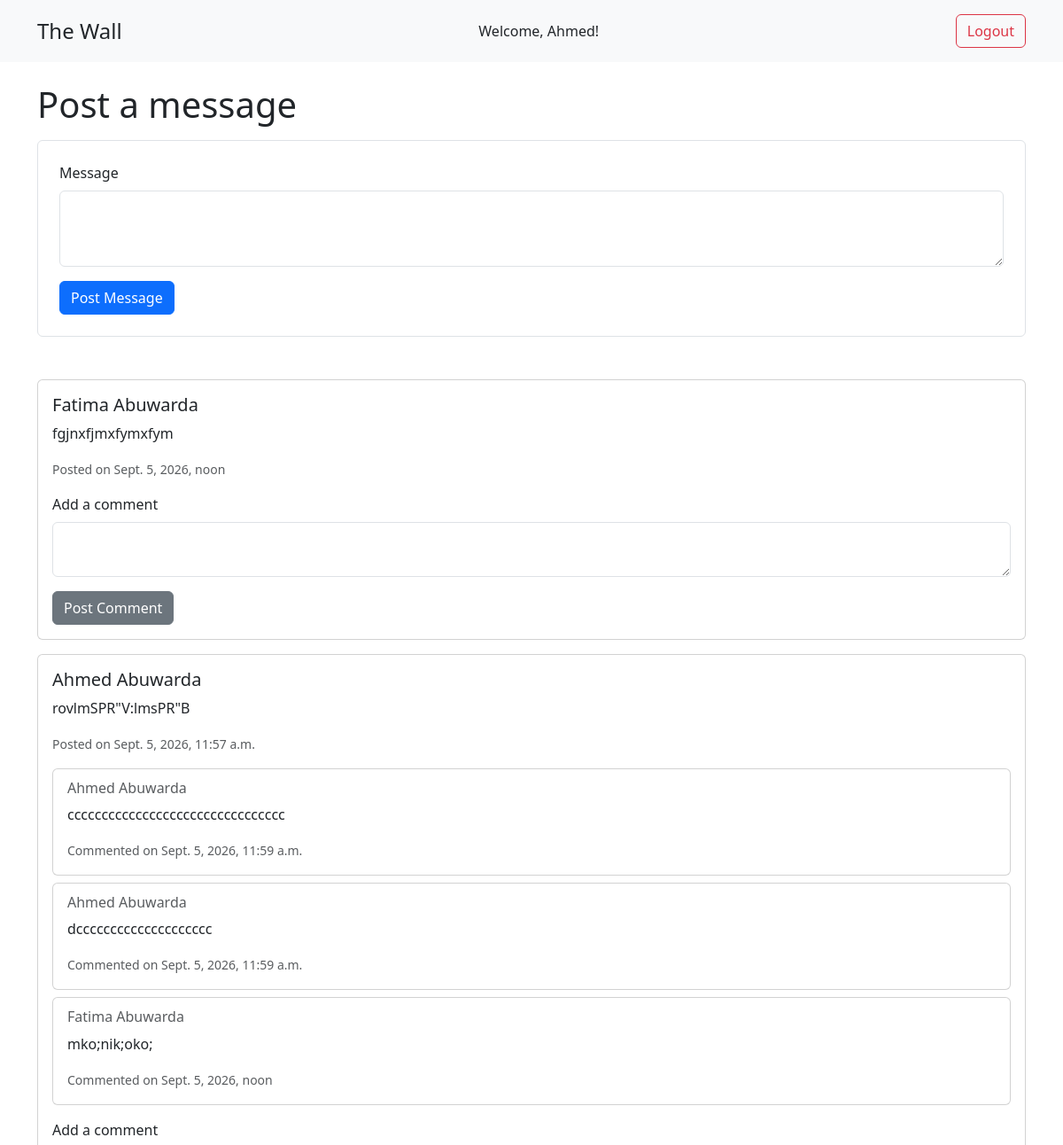
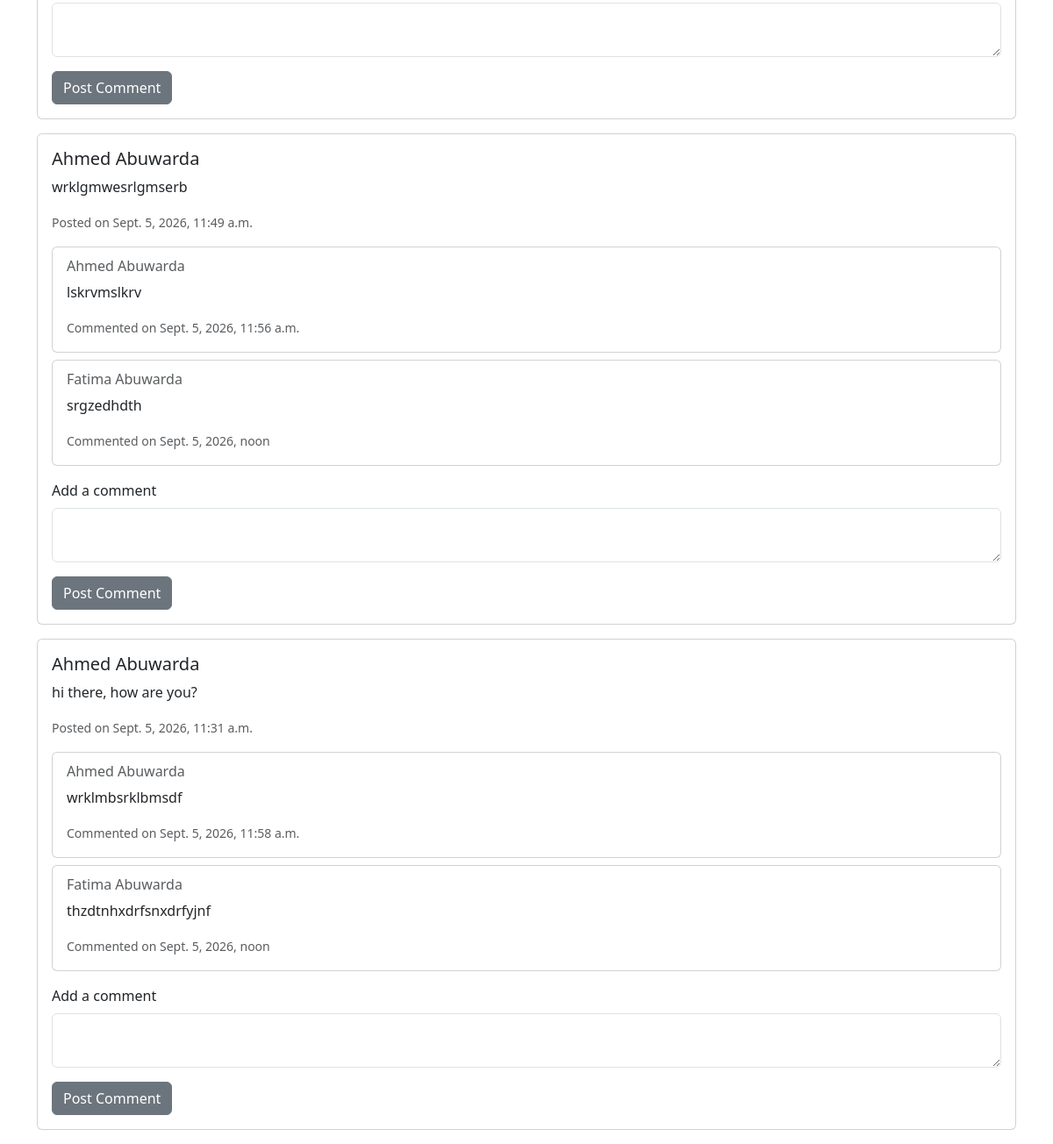
Page /wall (signed in) on the committed database (2 pictures, top to bottom).
### the_wall_app/models.py (models this page shows)
class User(models.Model):
    first_name = models.CharField(max_length=255)
    last_name = models.CharField(max_length=255)
    email = models.EmailField(unique=True)
    password = models.CharField(max_length=255)
    created_at = models.DateTimeField(auto_now_add=True)
    updated_at = models.DateTimeField(auto_now_add=True)
    objects = UserManager()

class Message(models.Model):
    message = models.TextField()
    user = models.ForeignKey(User, related_name="messages", on_delete=models.CASCADE)
    created_at = models.DateTimeField(auto_now_add=True)
    updated_at = models.DateTimeField(auto_now_add=True)
    objects = MessageManager()

class Comment(models.Model):
    comment = models.TextField()
    user = models.ForeignKey(User, related_name="comments", on_delete=models.CASCADE)
    message = models.ForeignKey(Message, related_name="comments", on_delete=models.CASCADE)
    created_at = models.DateTimeField(auto_now_add=True)
    updated_at = models.DateTimeField(auto_now_add=True)
    objects = CommentManager()

### the_wall_app/views.py (the view)
# urls.py: path('wall', views.wall),
def wall(request):
    if 'user_id' not in request.session:
        messages.error(request, "You are not logged in, Please!, Login.")
        return redirect('/')
    context = {
        'all_messages': Message.objects.all().order_by('-created_at'),
    }
    return render(request, 'wall.html', context)

### the_wall_app/templates/wall.html (shortened to what this page needs)
<!doctype html>
<html lang="en">
  <head>
    <link
      href="https://cdn.jsdelivr.net/npm/bootstrap@5.3.3/dist/css/bootstrap.min.css"
      rel="stylesheet"
    />
  </head>
  <body>
    <header class="bg-light py-3">
      <div class="container d-flex justify-content-between align-items-center">
        <h1 class="h4 mb-0">The Wall</h1>
        <p class="mb-0">Welcome, {{ request.session.first_name }}!</p>
        <a class="btn btn-outline-danger" href="/logout">Logout</a>
      </div>
    </header>
    <main class="container py-4">
      <h1 class="mb-3">Post a message</h1>
      <form action="/message" method="post" class="border rounded p-4 mb-4">
        <div class="mb-3">
          <label class="form-label" for="message">Message</label>
          <textarea
            class="form-control"
            id="message"
            name="message"
            rows="3"
            required
          ></textarea>
        </div>
        <button class="btn btn-primary" type="submit">Post Message</button>
      </form>
    </main>
    <section class="container">
      {% for message in all_messages %}
      <div class="card mb-3">
        <div class="card-body">
          <h5 class="card-title">
            {{ message.user.first_name }} {{ message.user.last_name }}
          </h5>
          <p class="card-text">{{ message.message }}</p>
          <p class="card-text">
            <small class="text-muted">Posted on {{ message.created_at }}</small>
          </p>
          {% for comment in message.comments.all %}
          <div class="card mt-2">
            <div class="card-body">
              <h6 class="card-subtitle mb-2 text-muted">
                {{ comment.user.first_name }} {{ comment.user.last_name }}
              </h6>
              <p class="card-text">{{ comment.comment }}</p>
              <p class="card-text">
                <small class="text-muted"
                  >Commented on {{ comment.created_at }}</small
                >
              </p>
            </div>
          </div>
          {% endfor %}
          <form action="/comment" method="post" class="mt-3">
            <div class="mb-3">
              <label class="form-label" for="comment">Add a comment</label>
              <textarea
                class="form-control"
                id="comment"
                name="comment"
                rows="2"
                required
              ></textarea>
            </div>
            <button class="btn btn-secondary" type="submit">
              Post Comment
            </button>
          </form>
        </div>
      </div>
      {% endfor %}
    </section>
  </body>
</html>

### rows in the picture
User: session.first_name "Ahmed"
Message: user.first_name "Fatima", user.last_name "Abuwarda", message "fgjnxfjmxfymxfym", created_at "Sept. 5, 2026, noon"
Message: user.first_name "Ahmed", user.last_name "Abuwarda", message "rovlmSPR\"V:lmsPR\"B", created_at "Sept. 5, 2026, 11:57 a.m."
Comment: user.first_name "Ahmed", user.last_name "Abuwarda", comment "cccccccccccccccccccccccccccccccc", created_at "Sept. 5, 2026, 11:59 a.m."
Comment: user.first_name "Ahmed", user.last_name "Abuwarda", comment "dcccccccccccccccccccc", created_at "Sept. 5, 2026, 11:59 a.m."
Comment: user.first_name "Fatima", user.last_name "Abuwarda", comment "mko;nik;oko;", created_at "Sept. 5, 2026, noon"
Message: user.first_name "Ahmed", user.last_name "Abuwarda", message "wrklgmwesrlgmserb", created_at "Sept. 5, 2026, 11:49 a.m."
Comment: user.first_name "Ahmed", user.last_name "Abuwarda", comment "lskrvmslkrv", created_at "Sept. 5, 2026, 11:56 a.m."
Comment: user.first_name "Fatima", user.last_name "Abuwarda", comment "srgzedhdth", created_at "Sept. 5, 2026, noon"
Message: user.first_name "Ahmed", user.last_name "Abuwarda", message "hi there, how are you?", created_at "Sept. 5, 2026, 11:31 a.m."
Comment: user.first_name "Ahmed", user.last_name "Abuwarda", comment "wrklmbsrklbmsdf", created_at "Sept. 5, 2026, 11:58 a.m."
Comment: user.first_name "Fatima", user.last_name "Abuwarda", comment "thzdtnhxdrfsnxdrfyjnf", created_at "Sept. 5, 2026, noon"
